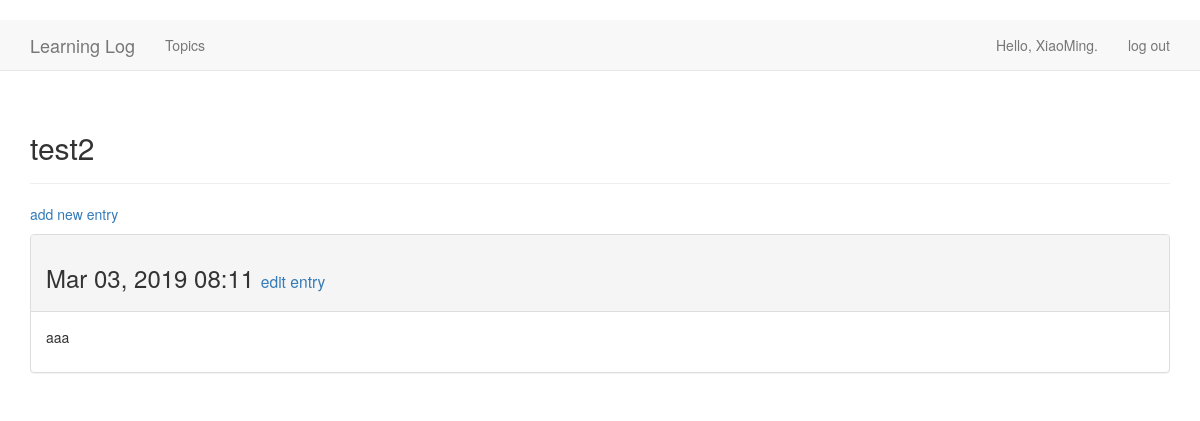
Page /topics/4/ (signed in) on the committed database.
### learning_logs/models.py (models this page shows, shortened)
class Topic(models.Model):
    text = models.CharField(max_length=200)
    date_added = models.DateTimeField(auto_now_add=True)
    owner = models.ForeignKey(User)
    def __str__(self):
        return self.text

class Entry(models.Model):
	topic=models.ForeignKey(Topic)
	text=models.TextField()
	date_added=models.DateTimeField(auto_now_add=True)
	class Meta:
		verbose_name_plural='entries'

### learning_logs/views.py (the view)
# urls.py: url(r'^topics/(?P<topic_id>\d+)/$',views.topic, name='topic'),
@login_required
def topic(request, topic_id):
    topic = Topic.objects.get(id=topic_id)
    if topic.owner != request.user:
        raise Http404
    entries = topic.entry_set.order_by('date_added')
    context = {'topic':topic,'entries':entries}
    return render(request, 'learning_logs/topic.html',context)

### learning_logs/templates/learning_logs/topic.html
﻿{% extends 'learning_logs/base.html' %}
{% block header %}
  <h2>{{ topic }}</h2>
{% endblock header %}
{% block content %}
  <p>
    <a href="{% url 'learning_logs:new_entry' topic.id %}">add new entry</a>
  </p>
  {% for entry in entries %}
    <div class="panel panel-default">
      <div class="panel-heading">
        <h3>
          {{ entry.date_added|date:'M d, Y H:i' }}
          <small>
            <a href="{% url 'learning_logs:edit_entry' entry.id %}">
              edit entry</a>
          </small>
        </h3>
      </div>
      <div class="panel-body">
        {{ entry.text|linebreaks }}
      </div>
    </div>
  {% empty %}
    There are no entries for this topic yet.
  {% endfor %}
{% endblock content %}

### learning_logs/templates/learning_logs/base.html (shortened to what this page needs)
﻿{% load bootstrap3 %}
<!DOCTYPE html>
<html lang="en">
  <head>
    {% bootstrap_css %}
  </head>
  <body>
    <nav class="navbar navbar-default navbar-static-top">
      <div class="container">
        <div class="navbar-header">
          <a class="navbar-brand" href="{% url 'learning_logs:index' %}">
              Learning Log</a>
        </div>
        <div id="navbar" class="navbar-collapse collapse">
          <ul class="nav navbar-nav">
            <li><a href="{% url 'learning_logs:topics' %}">Topics</a></li>
          </ul>
          <ul class="nav navbar-nav navbar-right">
            {% if user.is_authenticated %}
              <li><a>Hello, {{ user.username }}.</a></li>
              <li><a href="{% url 'users:logout' %}">log out</a></li>
            {% else %}
              <li><a href="{% url 'users:register' %}">register</a></li>
              <li><a href="{% url 'users:login' %}">log in</a></li>
            {% endif %}
          </ul>
        </div>
      </div>
    </nav>
    <div class="container">
      <div class="page-header">
        {% block header %}{% endblock %}
      </div>
      <div>
        {% block content %}{% endblock %}
      </div>
    </div>
  </body>
</html>

### rows in the picture
Topic: text "test2"
Entry: date_added "Mar 03, 2019 08:11", text "aaa"

### other values in the picture
{{ user.username }} "XiaoMing"
